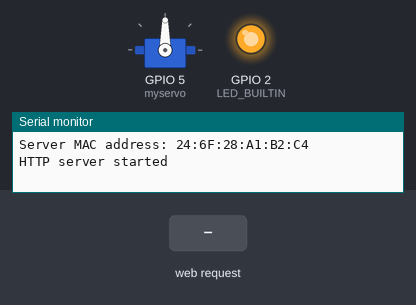
This sketch was run on a simulated ESP8266 (NodeMCU). On the bench: servo, output pins drawn as LEDs (lit = HIGH, except the on-board LED, lit = LOW), the last lines printed to the serial monitor. The test bench sets the inputs (shaded band).

Above: at 2.2 s.
2.3 s: HTTP request GET /?DX80=1 received
At 2.9 s:
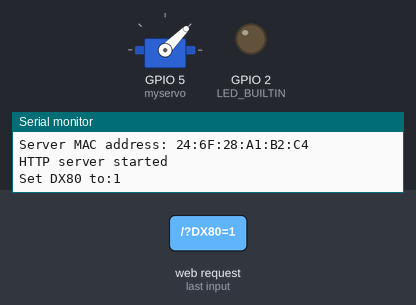
At 3.7 s:
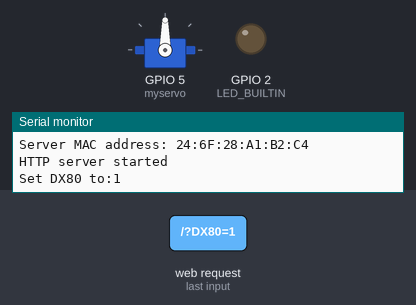
4.8 s: HTTP request GET /?DX80=0 received
At 5.6 s:
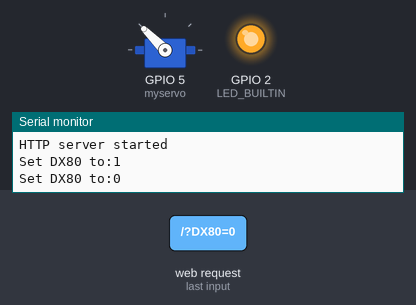
Timing chart, 0 to 7.8 s (numbered marks = the images above; inputs shaded):
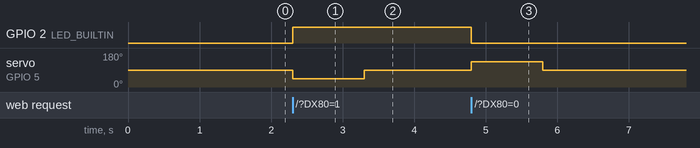

Measured:
- after the input at 2.3 s, GPIO 2 (LED_BUILTIN): LOW → HIGH at once; servo on GPIO 5 (myservo): 90° → 45° at once, → 90° 1.0 s later
- after the input at 4.8 s, GPIO 2 (LED_BUILTIN): HIGH → LOW at once; servo on GPIO 5 (myservo): 90° → 135° at once, → 90° 1.0 s later

The sketch:

dfab_code.ino
```cpp
#include <WiFiClient.h>
#include <ESP8266WebServer.h>
#include <Servo.h>

#define servoon
#define servooff

Servo myservo;

const char *ssid = "DFAB Project";
const char *password = "123456789"; //leave blank if you want an open network
String  t = "UP";

ESP8266WebServer server ( 80 );
String getPage(){
  String page = "<html lang=fr-FR><head><meta http-equiv='refresh' content='10'/>";
  page += "<title>ESP8266 Remote Control</title>";
  page += "<style> body { background-color: #fffff; font-family: Arial, Helvetica, Sans-Serif; Color: #000088; }</style>";
  page += "</head><body><h1>ESP8266 Remote Control Light Switch</h1>";
  page += "<p><h3>Switch status : </h3>";
  page += t;
  page +="</p>";
  page +="<form action='/' method='POST'>";
  //page += "<ul><li>";
  //page += "<INPUT type='radio' name='DX80' value='1'>ON";
  //page += "<INPUT type='radio' name='DX80' value='0'>OFF</li></ul>";
  //page += "<INPUT type='submit' value='Trigger DX80'>";
  page +="<p>Switch Remote Control: </p>";
  page +="<button name='DX80' type='submit' value='1'>ON (DOWN)</button>";
  page +="                                           ";
  page +="<button name='DX80' type='submit' value='0'>OFF (UP)</button>";
  page +="</form>";
  page += "</body></html>";
  return page;
}
void handleRoot(){
  if ( server.hasArg("DX80") ) {
    handleSubmit();
  } else {
    server.send ( 200, "text/html", getPage() );
  }
}

void handleSubmit()
  {
    String DX80Value;
    DX80Value = server.arg("DX80");
    Serial.print("Set DX80 to:"); Serial.println(DX80Value);

      if ( DX80Value == "1" )
        {
          t = " SERVO DOWN";
          server.send ( 200, "text/html", getPage() );
          digitalWrite(LED_BUILTIN, 1);
          myservo.write(45);
          delay(1000);
          myservo.write(90);
        }

      else if ( DX80Value == "0" )
        {
          t = "SERVO UP";
          server.send ( 200, "text/html", getPage() );
          digitalWrite(LED_BUILTIN, 0);
          myservo.write(135);
          delay(1000);
          myservo.write(90);
        }
      else
        {
          Serial.println("Error DX80 Value");
        }
}void setup() {
  myservo.attach(5);
  pinMode(LED_BUILTIN,OUTPUT);
  Serial.begin(115200);
  Serial.println();
  Serial.print("Configuring access point...");
  WiFi.softAP(ssid, password);
  delay(1000);
  IPAddress myIP = WiFi.softAPIP();
  Serial.print("AP IP address: ");
  Serial.println(myIP);
  Serial.print("Server MAC address: ");
  Serial.println(WiFi.softAPmacAddress());  // link to the function that manage launch page
  server.on ( "/", handleRoot );
  server.begin();
  Serial.println ( "HTTP server started" );

}

void loop()
{
  server.handleClient();
}
```
